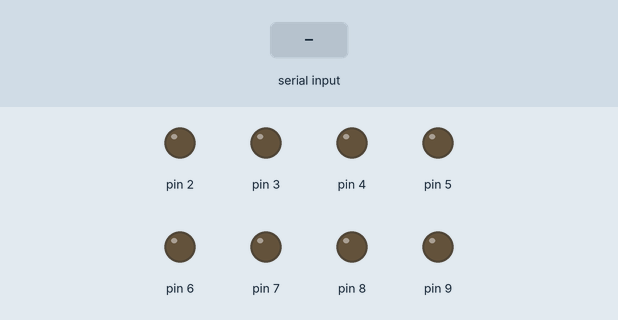
This sketch was run on a simulated Arduino Uno, built with avr-gcc and run on an emulated ATmega328P. Parts: output pins drawn as LEDs (lit = HIGH). Dashed ring = blinking. The inputs (shaded band) are chosen by the test bench. Random numbers use the default seed unless the sketch sets one.

Above: at 1.2 s.
1.3 s: "1" received over Serial
At 1.45 s:
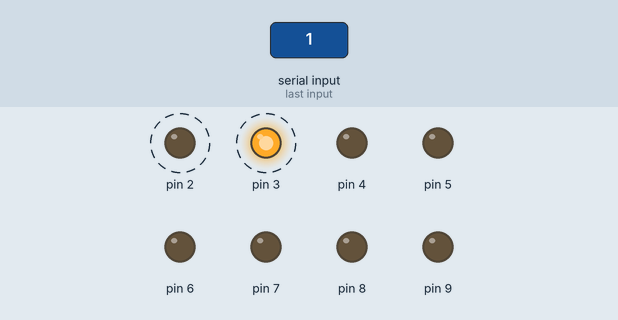
At 1.85 s:
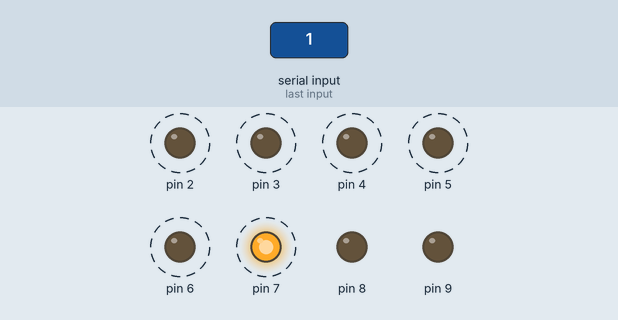
4.3 s: "2" received over Serial
At 4.45 s:
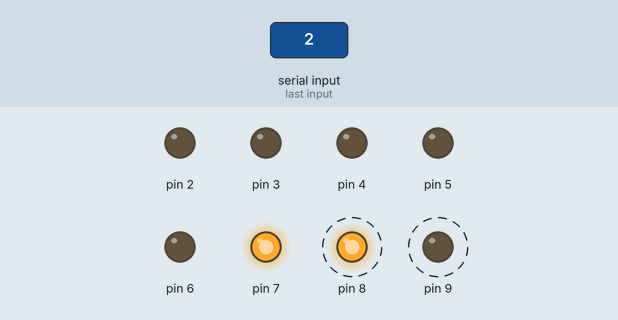
7.3 s: "3" received over Serial
At 8.1 s:
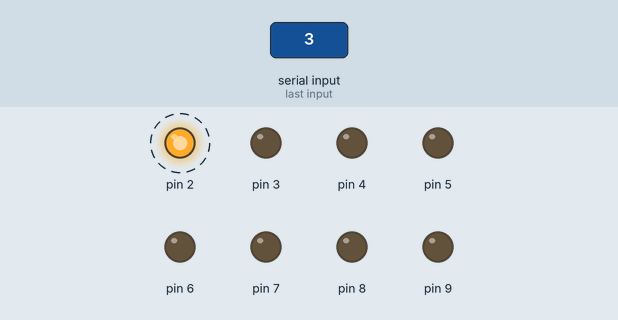
10.3 s: "4" received over Serial
13.3 s: "5" received over Serial
16.3 s: "6" received over Serial
Timing chart, 0 to 20.3 s (numbered marks = the images above; inputs shaded):
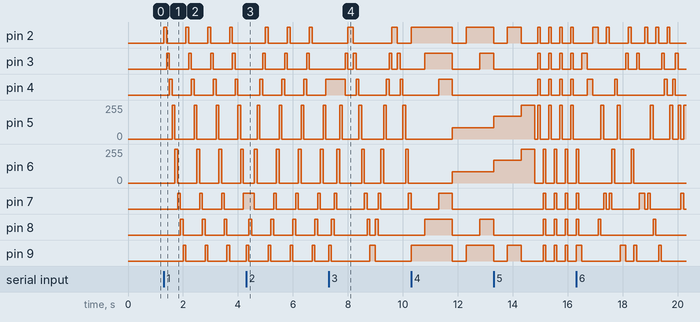

The sketch:

JuegoLuces.ino
```cpp
/*
 * Autor: Joel Ermantraut
 * Ultima Modificacion: 10/10/2016
 * Descripcion: Juego de luces, con distintas combinacion, originalmente
 * diseñado para comunicarse serialmente con un modulo RF y poder elegir
 * la combinacion con el mismo.
 */

char dato;

void clarear() {
  for (int i=2; i < 10; i++) {
    digitalWrite(i, LOW);
  }
}
// 00000000

void barridoIzquierda() {
  for (int i=2;i < 10;i++) {
    if (i == 2) {digitalWrite(9, LOW);}
    else {digitalWrite(i-1, LOW);} // Apaga el anterior
    digitalWrite(i, HIGH); // Prende el actual
    delay(100);
    if (Serial.available()) {break;}
  }
}
// 00000001
// 00000010
// 00000100
// ...
// 10000000

void barridoDerecha() {
  for (int i=9;i > 1;i--) {
    if (i == 9) {digitalWrite(2, LOW);}
    else {digitalWrite(i+1, LOW);}
    digitalWrite(i, HIGH);
    delay(100);
    if (Serial.available()) {break;}
  }
}
// 10000000
// 01000000
// 00100000
// ...
// 00000001

void barridoBidireccional() {
  barridoDerecha();
  barridoIzquierda();
}
// 10000000
// 01000000
// ...
// 00000001
// 00000010
// ...
// 10000000

void escalera() {
  clarear();
  byte intensidad = 0;
  for (int i2=0; i2 < 3;i2++) {
    for (int i=2; i < 5; i++) {
      digitalWrite(i, HIGH);
      digitalWrite(11-i, HIGH);
      delay(500);
      if (Serial.available()) {break;}
    }
    clarear();
    intensidad += 85;
    analogWrite(5, intensidad);
    analogWrite(6, intensidad);
    delay(500);
  }
}
// 10000001
// 01000010
// 00100100
// 000.33.33000
// Repite 3 veces

void parpadeo() {
  for (int i2=0;i2 < 2;i2++) {
    clarear();
    delay(100);
    for (int i=2;i < 6;i++) {digitalWrite(i, HIGH);}
    delay(100);
    clarear();
    delay(100);
    for (int i=6;i < 10;i++) {digitalWrite(i, HIGH);}
    delay(100);
  }
}
// 11110000
// 00001111

void alAzar() {
  clarear();
  digitalWrite(random(2, 10), HIGH);
  delay(100);
}

void acumulativo() {
  for (int i=2; i < 10; i++) {
    digitalWrite(i, HIGH);
    delay(100);
    if (Serial.available()) {break;}
  }
  for (int i=9; i > 1; i--) {
    digitalWrite(i, LOW);
    delay(100);
    if (Serial.available()) {break;}
  }
}
// 10000000
// 11000000
// 11100000
// ...
// 11111111
// 11111110
// 11111100
// ...
// 00000000

void espejo() {
  for (int i=2; i < 6; i++) {
    digitalWrite(i, HIGH);
    digitalWrite(11-i, HIGH);
    delay(250);
    clarear();
    if (Serial.available()) {break;}
  }
  for (int i=5; i > 1; i--) {
    digitalWrite(i, HIGH);
    digitalWrite(11-i, HIGH);
    delay(250);
    clarear();
    if (Serial.available()) {break;}
  }
}
// 10000001
// 01000010
// ...
// 00011000
// 00100100
// ..
// 10000001

void elegir() {
  switch (dato) {
    case '1':
      barridoIzquierda();
      break;
    case '2':
      barridoDerecha();
      break;
    case '3':
      barridoBidireccional();
      break;
    case '4':
      escalera();
      break;
    case '5':
      parpadeo();
      break;
    case '6':
      alAzar();
      break;
    case '7':
      acumulativo();
      break;
    case '8':
      espejo();
      break;
    default:
      break;
  }
}

void setup() {
  pinMode(2, OUTPUT);
  pinMode(3, OUTPUT);
  pinMode(4, OUTPUT);
  pinMode(5, OUTPUT);
  pinMode(6, OUTPUT);
  pinMode(7, OUTPUT);
  pinMode(8, OUTPUT);
  pinMode(9, OUTPUT);

  Serial.begin(9600);
}

void loop() {
  if (Serial.available()) {
    dato = Serial.read();
    elegir();
  } else {
    elegir();
  }
}
```

Measured:
- after the input at 1.3 s, pin 2: alternates HIGH for 0.10 s and LOW for 0.70 s, starting at once; pin 3: alternates HIGH for 0.10 s and LOW for 0.70 s, starting after 0.10 s
